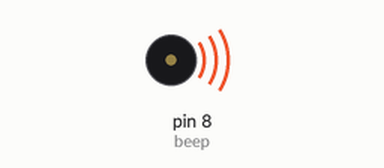
The sketch below on a simulated Arduino Uno, built with avr-gcc and run on an emulated ATmega328P. On the bench: buzzer (waves = sounding).

Above: at 0.8 s.
At 4.0 s:
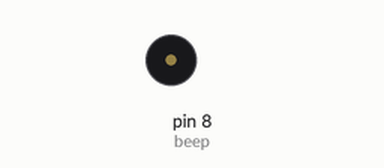
Timing chart, 0 to 5.2 s (numbered marks = the images above):
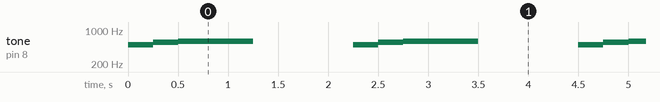

Measured:
- by itself, tone on pin 8 (beep): repeats every 2.3 s: 556 Hz 0.25 s, 589 Hz 0.75 s, silent 1.0 s, 495 Hz 0.25 s

The sketch:

MusicCompose.ino
```cpp
#define FourPat 250 //ms
#define beep 8
int freq[3][8] = {
  {0, 147, 165, 175, 196, 221, 248, 278}, //低八度
  {0, 294, 330, 350, 393, 441, 495, 556}, //中调
  {0, 589, 661, 700, 786, 882, 990, 1112} //高八度
};
void setup()
{
  pinMode(beep, OUTPUT);
}

void loop()
{
  play();
}
void play()
{
  int music[3][134] = {
    {6, 7, 1, 7, 1, 3, 7, 3, 3, 6, 5, 6, 1, 5, 0, 3, 3, 4, 3, 4, 1, 3, 0, 1, 1, 1, 7, 4, 4, 7, 7, 0, 6, 7, 1, 7, 1, 3, 7, 0, 3, 3, 6, 5, 6, 1, 5, 0, 3, 4, 1, 7, 7, 1, 2, 2, 3, 1, 0, 1, 7, 6, 6, 7, 5, 6, 0, 1, 2, 3, 2, 3, 5, 2, 0, 5, 5, 1, 7, 1, 3, 3, 0, 0, 6, 7, 1, 7, 2, 2, 1, 5, 5, 0, 4, 3, 2, 1, 3, 0, 3, 6, 5, 5, 3, 2, 1, 0, 1, 2, 1, 2, 2, 5, 3, 0, 3, 6, 5, 3, 2, 1, 0, 1, 2, 1, 2, 2, 7, 6, 0, 6, 7, 6},
    {1, 1, 3, 1, 1, 2, 6, 1, 1, 3, 1, 2, 2, 4, 2, 1, 1, 3, 1, 1, 3, 4, 2, 1, 1, 1, 3, 1, 2, 2, 4, 2, 1, 1, 3, 1, 2, 2, 4, 2, 1, 1, 3, 1, 2, 2, 6, 1, 1, 2, 1, 1, 2, 2, 1, 1, 1, 2, 2, 2, 1, 1, 1, 2, 2, 4, 2, 1, 1, 3, 1, 2, 2, 4, 2, 1, 1, 1, 1, 2, 2, 4, 2, 2, 1, 1, 2, 2, 1, 1, 3, 1, 2, 2, 2, 2, 2, 2, 12, 2, 2, 4, 2, 2, 1, 1, 2, 1, 1, 2, 1, 1, 1, 2, 4, 2, 2, 4, 4, 1, 1, 4, 1, 1, 2, 1, 1, 1, 2, 4, 2, 1, 1, 4},
    {0, 0, 1, 0, 1, 1, 0, 0, 0, 0, 0, 0, 1, 0, 0, 0, 0, 0, 0, 0, 1, 0, 0, 1, 1, 1, 0, 0, 0, 0, 0, 0, 0, 0, 1, 0, 1, 1, 0, 0, 0, 0, 0, 0, 0, 1, 0, 0, 0, 0, 1, 0, 0, 1, 1, 1, 1, 1, 0, 1, 0, 0, 0, 0, 0, 0, 0, 1, 1, 1, 1, 1, 1, 1, 0, 0, 0, 1, 0, 1, 1, 1, 0, 0, 0, 0, 1, 0, 1, 1, 1, 1, 0, 0, 0, 1, 1, 1, 1, 1, 1, 1, 1, 1, 1, 1, 1, 0, 1, 1, 1, 1, 1, 1, 1, 0, 1, 1, 1, 1, 1, 1, 0, 1, 1, 1, 1, 1, 0, 0, 0, 0, 0, 0}
  };
  int length = sizeof(music) / sizeof(music[0]);
  for (int i = 0; i < length; i++)
  {
    tone(beep, freq[music[2][i] + 1][music[0][i]]);
    delay(FourPat * music[1][i]);
    noTone(beep);
  }
  delay(1000);
}
```
